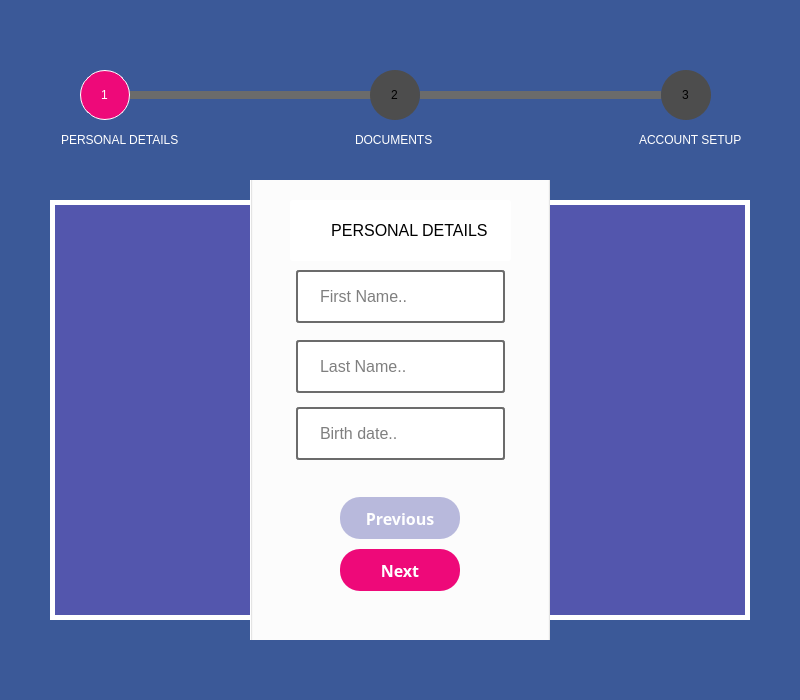
<?xml version="1.0" encoding="UTF-8"?>
<ui version="4.0">
 <class>Registration</class>
 <widget class="QDialog" name="Registration">
  <property name="enabled">
   <bool>true</bool>
  </property>
  <property name="geometry">
   <rect>
    <x>0</x>
    <y>0</y>
    <width>800</width>
    <height>700</height>
   </rect>
  </property>
  <property name="windowTitle">
   <string>Registration</string>
  </property>
  <property name="styleSheet">
   <string notr="true">QObject{background-color: #3b5998;}</string>
  </property>
  <widget class="QFrame" name="frame">
   <property name="enabled">
    <bool>true</bool>
   </property>
   <property name="geometry">
    <rect>
     <x>50</x>
     <y>180</y>
     <width>700</width>
     <height>460</height>
    </rect>
   </property>
   <property name="styleSheet">
    <string notr="true">QFrame{
background-color: rgb(83, 86, 173);
border: 5px solid white;
margin: 20% 0;}</string>
   </property>
   <property name="frameShape">
    <enum>QFrame::StyledPanel</enum>
   </property>
   <property name="frameShadow">
    <enum>QFrame::Raised</enum>
   </property>
   <widget class="QGroupBox" name="groupBox">
    <property name="geometry">
     <rect>
      <x>200</x>
      <y>-20</y>
      <width>300</width>
      <height>501</height>
     </rect>
    </property>
    <property name="styleSheet">
     <string notr="true">QGroupBox{background-color: rgb(255, 255, 255);}
QLineEdit{
	
border: 2px solid #6b6b6b ;
  border-radius: 3px;
 padding: 10px 20px;
	background-color: rgb(255, 255, 255);}</string>
    </property>
    <property name="title">
     <string/>
    </property>
    <widget class="QPushButton" name="pushButton_3">
     <property name="enabled">
      <bool>true</bool>
     </property>
     <property name="geometry">
      <rect>
       <x>90</x>
       <y>389</y>
       <width>120</width>
       <height>42</height>
      </rect>
     </property>
     <property name="font">
      <font>
       <family>Segoe UI Black</family>
       <pointsize>12</pointsize>
       <italic>false</italic>
       <fontweight>Black</fontweight>
      </font>
     </property>
     <property name="styleSheet">
      <string notr="true">QPushButton{
    width: 100px;
    background: #ee0979;
    font-weight: bold;
    color: white;
    border: 0 none;
    border-radius:20px;
    padding: 7px 5px;
	font: 900 12pt &quot;Segoe UI Black&quot;;
}


QPushButton::hover{
   border: 2px solid white;
    width: 100px;
    background: #ee0979;
    font-weight: bold;
    color: white;
     border-radius:20px;
    padding: 7px 5px;
	font: 900 12pt &quot;Segoe UI Black&quot;;
}
</string>
     </property>
     <property name="text">
      <string>Next</string>
     </property>
    </widget>
    <widget class="QLineEdit" name="lineEdit_3">
     <property name="geometry">
      <rect>
       <x>46</x>
       <y>110</y>
       <width>209</width>
       <height>53</height>
      </rect>
     </property>
     <property name="font">
      <font>
       <pointsize>12</pointsize>
      </font>
     </property>
     <property name="placeholderText">
      <string>First Name..</string>
     </property>
    </widget>
    <widget class="QLineEdit" name="lineEdit_9">
     <property name="geometry">
      <rect>
       <x>46</x>
       <y>180</y>
       <width>209</width>
       <height>53</height>
      </rect>
     </property>
     <property name="font">
      <font>
       <pointsize>12</pointsize>
      </font>
     </property>
     <property name="placeholderText">
      <string>Last Name..</string>
     </property>
    </widget>
    <widget class="QPushButton" name="pushButton_4">
     <property name="enabled">
      <bool>true</bool>
     </property>
     <property name="geometry">
      <rect>
       <x>90</x>
       <y>337</y>
       <width>120</width>
       <height>42</height>
      </rect>
     </property>
     <property name="font">
      <font>
       <family>Segoe UI Black</family>
       <pointsize>12</pointsize>
       <italic>false</italic>
       <fontweight>Black</fontweight>
      </font>
     </property>
     <property name="styleSheet">
      <string notr="true">QPushButton{
    width: 100px;
    background-color: rgba(83, 86, 173,0.4);
    font-weight: bold;
    color: white;
    border: 0 none;
     border-radius:20px;
    padding: 7px 5px;
	font: 900 12pt &quot;Segoe UI Black&quot;;
}


QPushButton::hover{
   border: 2px solid white;
    width: 100px;
      background-color: rgba(83, 86, 173,0.4);
    font-weight: bold;
    color: white;
     border-radius:20px;
    padding: 7px 5px;
	font: 900 12pt &quot;Segoe UI Black&quot;;
}
</string>
     </property>
     <property name="text">
      <string>Previous</string>
     </property>
    </widget>
    <widget class="QLineEdit" name="lineEdit_13">
     <property name="geometry">
      <rect>
       <x>46</x>
       <y>247</y>
       <width>209</width>
       <height>53</height>
      </rect>
     </property>
     <property name="font">
      <font>
       <pointsize>12</pointsize>
      </font>
     </property>
     <property name="placeholderText">
      <string>Birth date..</string>
     </property>
    </widget>
    <widget class="QLineEdit" name="lineEdit_14">
     <property name="geometry">
      <rect>
       <x>40</x>
       <y>40</y>
       <width>221</width>
       <height>61</height>
      </rect>
     </property>
     <property name="font">
      <font>
       <pointsize>12</pointsize>
      </font>
     </property>
     <property name="styleSheet">
      <string notr="true">color: rgb(0, 0, 0);
border:none;</string>
     </property>
     <property name="text">
      <string>     PERSONAL DETAILS</string>
     </property>
     <property name="alignment">
      <set>Qt::AlignCenter</set>
     </property>
    </widget>
   </widget>
  </widget>
  <widget class="QLineEdit" name="lineEdit_4">
   <property name="enabled">
    <bool>false</bool>
   </property>
   <property name="geometry">
    <rect>
     <x>130</x>
     <y>91</y>
     <width>241</width>
     <height>8</height>
    </rect>
   </property>
   <property name="styleSheet">
    <string notr="true">QLineEdit{
background-color:#6b6b6b;
border:none;
}</string>
   </property>
  </widget>
  <widget class="QLineEdit" name="lineEdit_7">
   <property name="enabled">
    <bool>false</bool>
   </property>
   <property name="geometry">
    <rect>
     <x>661</x>
     <y>70</y>
     <width>50</width>
     <height>50</height>
    </rect>
   </property>
   <property name="font">
    <font>
     <italic>false</italic>
    </font>
   </property>
   <property name="styleSheet">
    <string notr="true">QLineEdit{background-color: rgb(77, 77, 77);
border-radius:25px;
color: rgb(0, 0, 0);
border: none;
}
</string>
   </property>
   <property name="text">
    <string>3</string>
   </property>
   <property name="alignment">
    <set>Qt::AlignCenter</set>
   </property>
  </widget>
  <widget class="QLineEdit" name="lineEdit_5">
   <property name="enabled">
    <bool>false</bool>
   </property>
   <property name="geometry">
    <rect>
     <x>370</x>
     <y>70</y>
     <width>50</width>
     <height>50</height>
    </rect>
   </property>
   <property name="font">
    <font>
     <italic>false</italic>
    </font>
   </property>
   <property name="styleSheet">
    <string notr="true">QLineEdit{
background-color: rgb(77, 77, 77);
border-radius:25px;
color: rgb(0, 0, 0);
/*border:none;*/
}
</string>
   </property>
   <property name="text">
    <string>2</string>
   </property>
   <property name="alignment">
    <set>Qt::AlignCenter</set>
   </property>
  </widget>
  <widget class="QLineEdit" name="lineEdit_11">
   <property name="enabled">
    <bool>false</bool>
   </property>
   <property name="geometry">
    <rect>
     <x>80</x>
     <y>70</y>
     <width>50</width>
     <height>50</height>
    </rect>
   </property>
   <property name="font">
    <font>
     <italic>false</italic>
    </font>
   </property>
   <property name="styleSheet">
    <string notr="true">QLineEdit
{background-color: #ee0979;
border-radius:25px;
color: white;
border: 1px solid white;
}
</string>
   </property>
   <property name="text">
    <string>1</string>
   </property>
   <property name="alignment">
    <set>Qt::AlignCenter</set>
   </property>
  </widget>
  <widget class="QLineEdit" name="lineEdit_6">
   <property name="enabled">
    <bool>false</bool>
   </property>
   <property name="geometry">
    <rect>
     <x>420</x>
     <y>91</y>
     <width>241</width>
     <height>8</height>
    </rect>
   </property>
   <property name="styleSheet">
    <string notr="true">QLineEdit{background-color:#6b6b6b;
border:none;
}
</string>
   </property>
  </widget>
  <widget class="QLineEdit" name="lineEdit_8">
   <property name="geometry">
    <rect>
     <x>50</x>
     <y>126</y>
     <width>141</width>
     <height>28</height>
    </rect>
   </property>
   <property name="styleSheet">
    <string notr="true">border:none;
color: rgb(255, 255, 255);</string>
   </property>
   <property name="text">
    <string>PERSONAL DETAILS</string>
   </property>
   <property name="alignment">
    <set>Qt::AlignCenter</set>
   </property>
  </widget>
  <widget class="QLineEdit" name="lineEdit_10">
   <property name="geometry">
    <rect>
     <x>324</x>
     <y>126</y>
     <width>141</width>
     <height>28</height>
    </rect>
   </property>
   <property name="styleSheet">
    <string notr="true">border:none;
color: rgb(255, 255, 255);</string>
   </property>
   <property name="text">
    <string>DOCUMENTS</string>
   </property>
   <property name="alignment">
    <set>Qt::AlignCenter</set>
   </property>
  </widget>
  <widget class="QLineEdit" name="lineEdit_12">
   <property name="geometry">
    <rect>
     <x>620</x>
     <y>126</y>
     <width>141</width>
     <height>28</height>
    </rect>
   </property>
   <property name="styleSheet">
    <string notr="true">border:none;
color: rgb(255, 255, 255);</string>
   </property>
   <property name="text">
    <string>ACCOUNT SETUP</string>
   </property>
   <property name="alignment">
    <set>Qt::AlignCenter</set>
   </property>
  </widget>
 </widget>
 <resources/>
 <connections/>
</ui>
